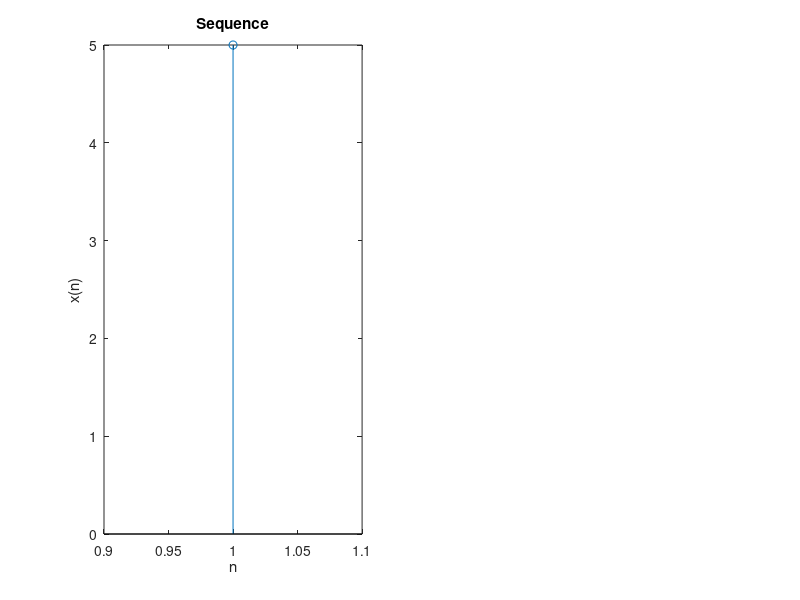

The MATLAB source for this figure: (Note: this script raises an error after producing the figure.)
clc
clear

value = input('Enter the sequence: ');
subplot(121);
stem(value);
xlabel("n");
ylabel("x(n)");
title("Sequence");

result = xcorr(value);
disp("The value of autocorrelation are: ");
disp(result);

subplot(122);
stem(result);
xlabel("n");
ylabel("x(n)");
title("value of autocorrelation");
